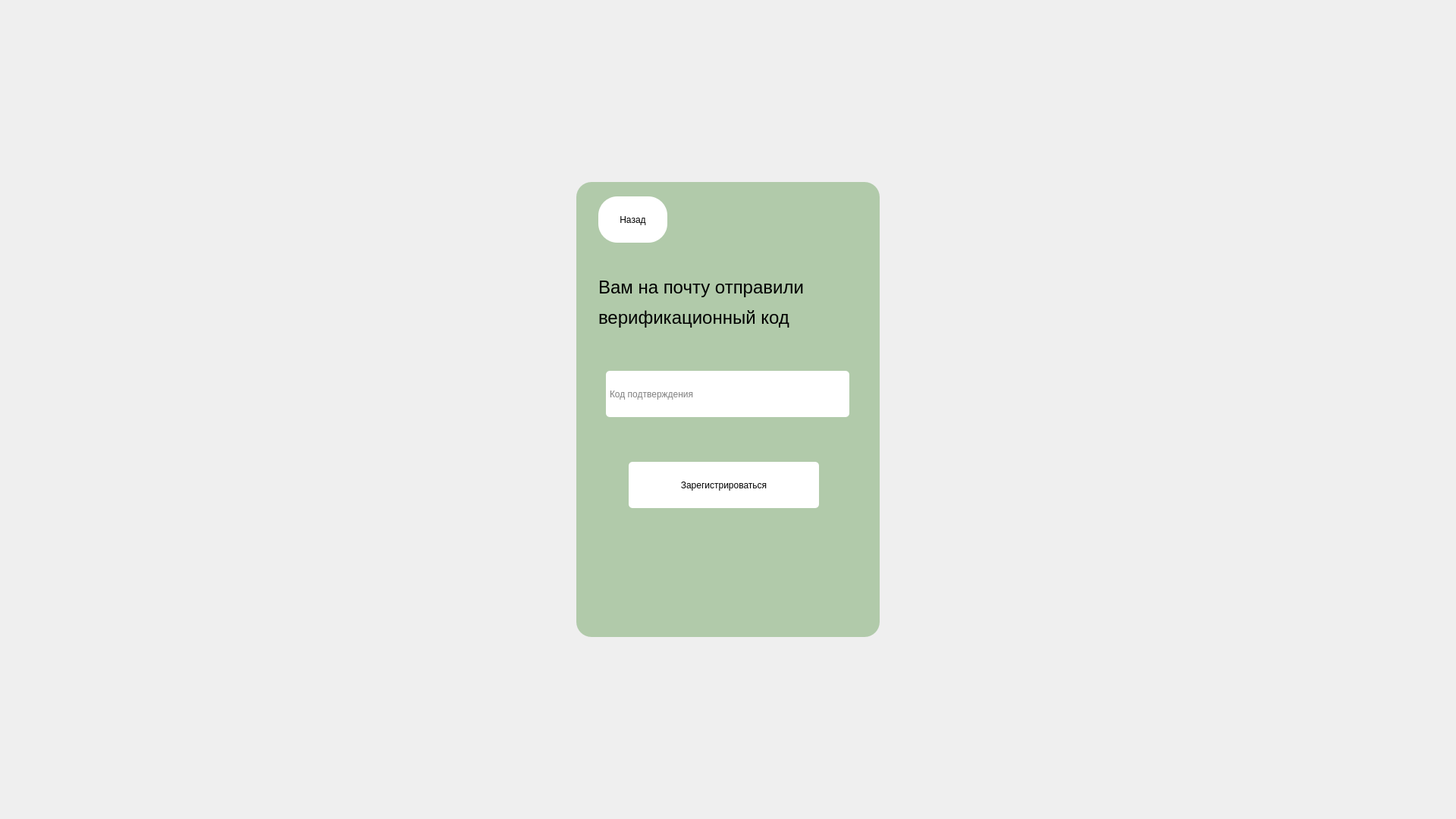
<?xml version="1.0" encoding="UTF-8"?>
<ui version="4.0">
 <class>medCare</class>
 <widget class="QMainWindow" name="medCare">
  <property name="geometry">
   <rect>
    <x>0</x>
    <y>0</y>
    <width>1920</width>
    <height>1080</height>
   </rect>
  </property>
  <property name="windowTitle">
   <string>MainWindow</string>
  </property>
  <property name="styleSheet">
   <string notr="true">#centralwidget{
background-image: url(:/images/images/firstfon.jpg);
}
#widget{
background-color:rgb(177,202,170);
border-radius:20px;
}</string>
  </property>
  <widget class="QWidget" name="centralwidget">
   <layout class="QVBoxLayout" name="verticalLayout">
    <item alignment="Qt::AlignHCenter">
     <widget class="QWidget" name="widget" native="true">
      <property name="minimumSize">
       <size>
        <width>400</width>
        <height>600</height>
       </size>
      </property>
      <property name="maximumSize">
       <size>
        <width>400</width>
        <height>600</height>
       </size>
      </property>
      <layout class="QVBoxLayout" name="verticalLayout_2">
       <item>
        <widget class="QStackedWidget" name="stackedWidget">
         <widget class="QWidget" name="page">
          <widget class="QLabel" name="label_2">
           <property name="geometry">
            <rect>
             <x>20</x>
             <y>100</y>
             <width>351</width>
             <height>101</height>
            </rect>
           </property>
           <property name="text">
            <string>&lt;html&gt;&lt;head/&gt;&lt;body&gt;&lt;p&gt;&lt;span style=&quot; font-size:18pt;&quot;&gt;Вам на почту отправили &lt;/span&gt;&lt;/p&gt;&lt;p&gt;&lt;span style=&quot; font-size:18pt;&quot;&gt;верификационный код&lt;/span&gt;&lt;/p&gt;&lt;/body&gt;&lt;/html&gt;</string>
           </property>
          </widget>
          <widget class="QLineEdit" name="checker_mailCode">
           <property name="geometry">
            <rect>
             <x>30</x>
             <y>240</y>
             <width>321</width>
             <height>61</height>
            </rect>
           </property>
           <property name="styleSheet">
            <string notr="true">background-color:rgb(255, 255, 255);
padding:5px 3px;
border-radius:5px;</string>
           </property>
           <property name="placeholderText">
            <string>Код подтверждения</string>
           </property>
          </widget>
          <widget class="QPushButton" name="checker_register">
           <property name="geometry">
            <rect>
             <x>60</x>
             <y>360</y>
             <width>251</width>
             <height>61</height>
            </rect>
           </property>
           <property name="styleSheet">
            <string notr="true">background-color:rgb(255, 255, 255);
	padding:10px 5px;
	border-radius:5px;</string>
           </property>
           <property name="text">
            <string>Зарегистрироваться</string>
           </property>
          </widget>
          <widget class="QPushButton" name="checker_cancelButton">
           <property name="geometry">
            <rect>
             <x>20</x>
             <y>10</y>
             <width>91</width>
             <height>61</height>
            </rect>
           </property>
           <property name="styleSheet">
            <string notr="true">background-color:rgb(255, 255, 255);
border-radius:25px;</string>
           </property>
           <property name="text">
            <string>Назад</string>
           </property>
          </widget>
          <widget class="QLabel" name="error_label">
           <property name="geometry">
            <rect>
             <x>30</x>
             <y>450</y>
             <width>321</width>
             <height>71</height>
            </rect>
           </property>
           <property name="text">
            <string/>
           </property>
          </widget>
         </widget>
         <widget class="QWidget" name="page_2"/>
        </widget>
       </item>
      </layout>
     </widget>
    </item>
   </layout>
  </widget>
 </widget>
 <resources>
  <include location="qtimages/photo.qrc"/>
 </resources>
 <connections/>
</ui>
